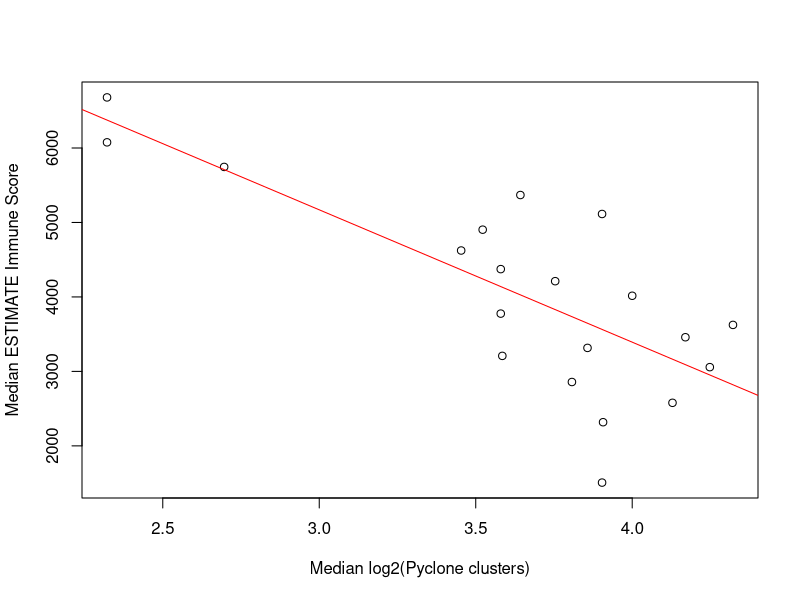

The R script that drew this image:
## Pyclone vs ESTIMATE groups scatterplot ##

df2 <- read.table("log_pyclone_vs_estimate.txt", header=TRUE)
df2<-df2[order(df2$ESTIMATE_ImmuneScore),]

group<-seq(0,494,by=26)

df3<-NULL

for (i in 1:20) {

  x<-1+group[i]
  y<-26+group[i]
  df3$Median_Log_Pyclone[i] <- median(df2$Log_PyClone_Clusters[x:y]) 
  df3$Median_ESTIMATE_Score[i] <- median(df2$ESTIMATE_ImmuneScore[x:y])
  
}

df3<-as.data.frame(df3)



plot(Median_ESTIMATE_Score~Median_Log_Pyclone, data=df3, 
     xlab="Median log2(Pyclone clusters)", ylab="Median ESTIMATE Immune Score", pch=1)


abline(lm(Median_ESTIMATE_Score~Median_Log_Pyclone, data=df3), col="red") 


